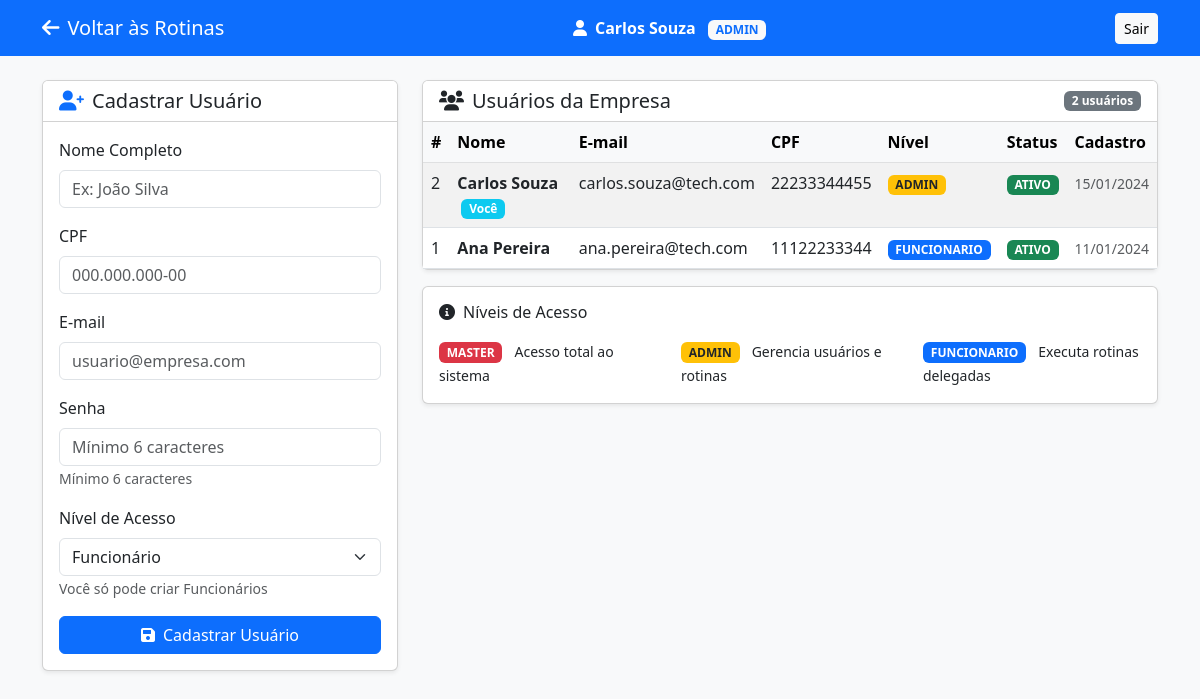
/php/cadastro_usuario.php (signed in), run on the app's committed database.
### tables this page shows
CREATE TABLE `usuario` (
  `idUsuario` int(11) NOT NULL,
  `idEmpresa` int(11) NOT NULL,
  `nome` varchar(255) NOT NULL,
  `cpf` varchar(14) NOT NULL,
  `email` varchar(255) NOT NULL,
  `senhaHash` varchar(255) NOT NULL,
  `nivel` enum('MASTER','ADMIN','FUNCIONARIO') NOT NULL,
  `status` enum('ATIVO','INATIVO','BLOQUEADO') NOT NULL DEFAULT 'ATIVO',
  `segredo2FA` varchar(255) DEFAULT NULL,
  `dataHoraInsercao` datetime DEFAULT current_timestamp()
);

### php/cadastro_usuario.php (the view, shortened to what this page needs)
<?php
require_once 'conexao.php';
$idUsuario = $_SESSION['idUsuario'];
$idEmpresa = $_SESSION['idEmpresa'];
$nivelUsuario = $_SESSION['nivel'];
$sqlUsuarios = "
    SELECT u.*, e.nome AS nome_empresa
    FROM Usuario u
    JOIN Empresa e ON u.idEmpresa = e.idEmpresa
    WHERE u.idEmpresa = :idEmpresa
    ORDER BY u.dataHoraInsercao DESC
";
$stmt = $pdo->prepare($sqlUsuarios);
$stmt->execute([':idEmpresa' => $idEmpresa]);
$usuarios = $stmt->fetchAll(PDO::FETCH_ASSOC);
?>
<!DOCTYPE html>
<html lang="pt-br">
<head>
    <link href="https://cdn.jsdelivr.net/npm/bootstrap@5.3.0/dist/css/bootstrap.min.css" rel="stylesheet">
    <link href="https://cdnjs.cloudflare.com/ajax/libs/font-awesome/6.0.0/css/all.min.css" rel="stylesheet">
</head>
<body class="bg-light">
<nav class="navbar navbar-expand-lg navbar-dark bg-primary mb-4">
    <div class="container">
        <a class="navbar-brand" href="interface.php">
            <i class="fas fa-arrow-left me-2"></i>Voltar às Rotinas
        </a>
        <span class="text-white">
            <i class="fas fa-user me-2"></i><strong><?= $_SESSION['nome'] ?></strong>
            <span class="badge bg-light text-primary ms-2"><?= $nivelUsuario ?></span>
        </span>
        <a href="logout.php" class="btn btn-light btn-sm ms-3">Sair</a>
    </div>
</nav>
<div class="container">
    <div class="row">
        <div class="col-md-4">
            <div class="card shadow-sm mb-4">
                <div class="card-header bg-white">
                    <h5 class="card-title mb-0">
                        <i class="fas fa-user-plus text-primary me-2"></i>Cadastrar Usuário
                    </h5>
                </div>
                <div class="card-body">
                    <?php if ($nivelUsuario == 'ADMIN' || $nivelUsuario == 'MASTER'): ?>
                    <form method="POST">
                        <div class="mb-3">
                            <label class="form-label">Nome Completo</label>
                            <input type="text" name="nome" class="form-control"
                                   placeholder="Ex: João Silva" required>
                        </div>
                        <div class="mb-3">
                            <label class="form-label">CPF</label>
                            <input type="text" name="cpf" class="form-control"
                                   placeholder="000.000.000-00"
                                   maxlength="14" required>
                        </div>
                        <div class="mb-3">
                            <label class="form-label">E-mail</label>
                            <input type="email" name="email" class="form-control"
                                   placeholder="usuario@empresa.com" required>
                        </div>
                        <div class="mb-3">
                            <label class="form-label">Senha</label>
                            <input type="password" name="senha" class="form-control"
                                   placeholder="Mínimo 6 caracteres"
                                   minlength="6" required>
                            <small class="text-muted">Mínimo 6 caracteres</small>
                        </div>
                        <div class="mb-3">
                            <label class="form-label">Nível de Acesso</label>
                            <select name="nivel" class="form-select" required>
                                <option value="FUNCIONARIO">Funcionário</option>
                            </select>
                            <small class="text-muted">
                                <?php if ($nivelUsuario == 'ADMIN'): ?>
                                    Você só pode criar Funcionários
                                <?php endif; ?>
                            </small>
                        </div>
                        <div class="d-grid">
                            <button type="submit" class="btn btn-primary">
                                <i class="fas fa-save me-2"></i>Cadastrar Usuário
                            </button>
                        </div>
                    </form>
                    <?php endif; ?>
                </div>
            </div>
        </div>
        <div class="col-md-8">
            <div class="card shadow-sm">
                <div class="card-header bg-white d-flex justify-content-between align-items-center">
                    <h5 class="card-title mb-0">
                        <i class="fas fa-users me-2"></i>Usuários da Empresa
                    </h5>
                    <span class="badge bg-secondary"><?= count($usuarios) ?> usuários</span>
                </div>
                <div class="table-responsive">
                    <table class="table table-hover table-striped mb-0">
                        <thead class="table-light">
                            <tr>
                                <th>#</th>
                                <th>Nome</th>
                                <th>E-mail</th>
                                <th>CPF</th>
                                <th>Nível</th>
                                <th>Status</th>
                                <th>Cadastro</th>
                            </tr>
                        </thead>
                        <tbody>
                        <?php if ($usuarios): ?>
                            <?php foreach ($usuarios as $u): ?>
                                <tr>
                                    <td><?= $u['idUsuario'] ?></td>
                                    <td>
                                        <strong><?= htmlspecialchars($u['nome']) ?></strong>
                                        <?php if ($u['idUsuario'] == $idUsuario): ?>
                                            <span class="badge bg-info text-white ms-1">Você</span>
                                        <?php endif; ?>
                                    </td>
                                    <td><?= htmlspecialchars($u['email']) ?></td>
                                    <td><?= htmlspecialchars($u['cpf']) ?></td>
                                    <td>
                                        <?php
                                            $nivelClass = [
                                                'MASTER' => 'bg-danger',
                                                'ADMIN' => 'bg-warning text-dark',
                                                'FUNCIONARIO' => 'bg-primary'
                                            ][$u['nivel']] ?? 'bg-secondary';
                                        ?>
                                        <span class="badge <?= $nivelClass ?>"><?= $u['nivel'] ?></span>
                                    </td>
                                    <td>
                                        <?php
                                            $statusClass = [
                                                'ATIVO' => 'bg-success',
                                                'INATIVO' => 'bg-secondary',
                                                'BLOQUEADO' => 'bg-danger'
                                            ][$u['status']] ?? 'bg-secondary';
                                        ?>
                                        <span class="badge <?= $statusClass ?>"><?= $u['status'] ?></span>
                                    </td>
                                    <td>
                                        <small class="text-muted">
                                            <?= date('d/m/Y', strtotime($u['dataHoraInsercao'])) ?>
                                        </small>
                                    </td>
                                </tr>
                            <?php endforeach; ?>
                        <?php endif; ?>
                        </tbody>
                    </table>
                </div>
            </div>
            <div class="card shadow-sm mt-3">
                <div class="card-body">
                    <h6 class="mb-3"><i class="fas fa-info-circle me-2"></i>Níveis de Acesso</h6>
                    <div class="row">
                        <div class="col-md-4">
                            <span class="badge bg-danger me-2">MASTER</span>
                            <small>Acesso total ao sistema</small>
                        </div>
                        <div class="col-md-4">
                            <span class="badge bg-warning text-dark me-2">ADMIN</span>
                            <small>Gerencia usuários e rotinas</small>
                        </div>
                        <div class="col-md-4">
                            <span class="badge bg-primary me-2">FUNCIONARIO</span>
                            <small>Executa rotinas delegadas</small>
                        </div>
                    </div>
                </div>
            </div>
        </div>
    </div>
</div>
</body>
</html>

### data on the page
usuario: idUsuario "2", nome "Carlos Souza", shows "Você", email "carlos.souza@tech.com", cpf "22233344455", nivel "ADMIN", status "ATIVO", dataHoraInsercao "15/01/2024"
usuario: idUsuario "1", nome "Ana Pereira", email "ana.pereira@tech.com", cpf "11122233344", nivel "FUNCIONARIO", status "ATIVO", dataHoraInsercao "11/01/2024"

### other printed values
$_SESSION['nome'] "Carlos Souza"
$nivelUsuario "ADMIN"
count($usuarios) "2"
